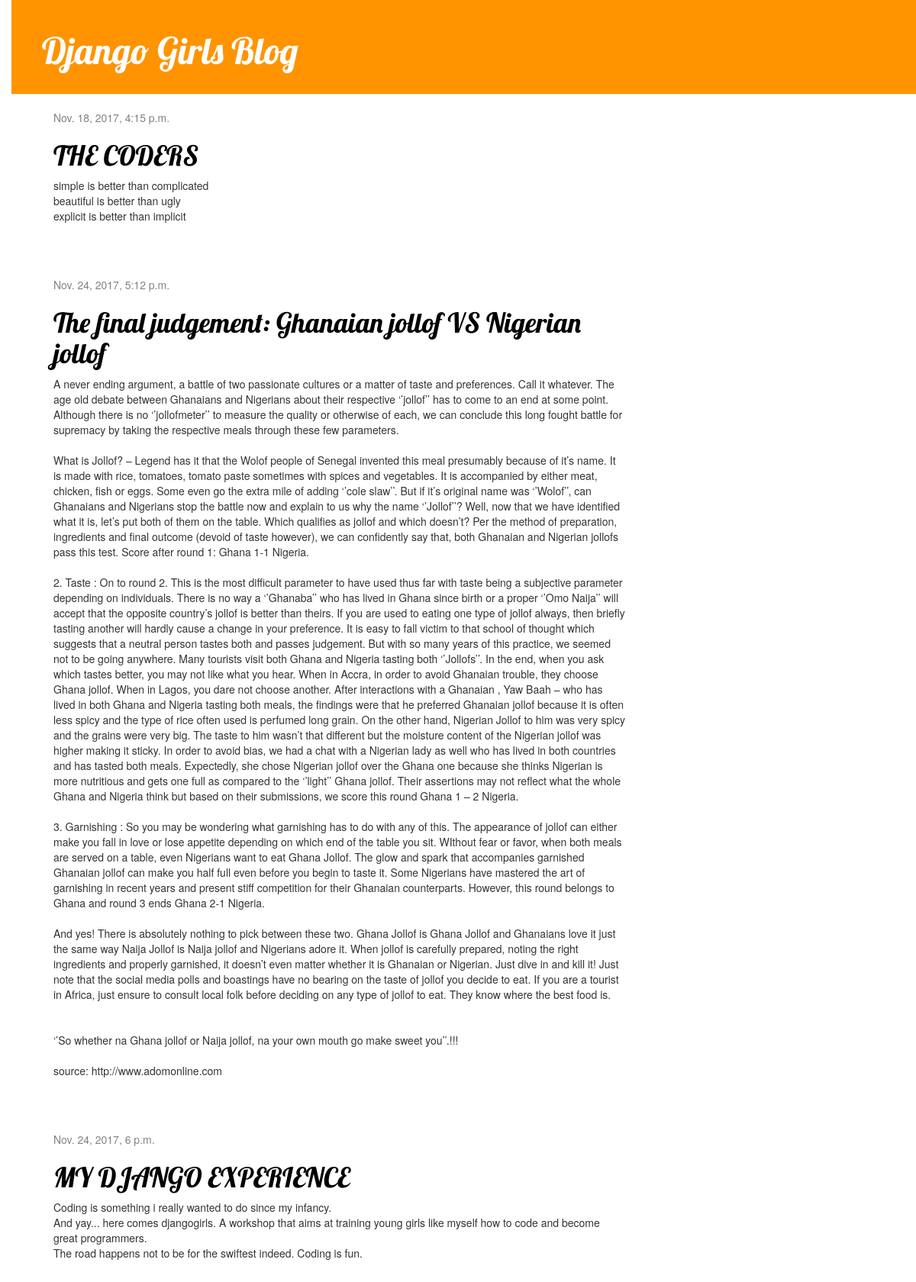
The page / on the database its author committed.
### blog/models.py (models this page shows, shortened)
class Post(models.Model):
	author = models.ForeignKey('auth.User')
	title = models.CharField(max_length=200)
	text = models.TextField()
	created_date = models.DateTimeField(
			default=timezone.now)
	published_date = models.DateTimeField(
			blank=True, null=True)

### blog/views.py (the view)
# urls.py: url(r'^$', views.post_list, name='post_list'),
def post_list(request):
	posts = Post.objects.filter(published_date__lte=timezone.now()).order_by('published_date')
	return render(request, 'blog/post_list.html', {'posts': posts})

### blog/templates/blog/post_list.html
{% extends 'blog/base.html' %}
{% block content %}
	{% for post in posts %}
		<div class="post">
			<div class="date">
				{{ post.published_date }}
			</div>
			<h1><a href="{% url 'post_detail' pk=post.pk %}">{{ post.title }}</a></h1>
			<p>{{ post.text|linebreaksbr }}</p>
		</div>
	{% endfor %}
{% endblock %}

### blog/templates/blog/base.html (shortened to what this page needs)
{% load staticfiles %}
<html>
	<head>
		<link rel="stylesheet" href="//maxcdn.bootstrapcdn.com/bootstrap/3.2.0/css/bootstrap.min.css">
		<link rel="stylesheet" href="//maxcdn.bootstrapcdn.com/bootstrap/3.2.0/css/bootstrap-theme.min.css">
		<link rel="stylesheet" href="{% static 'css/blog.css' %}">
	</head>
	<body>
		<div class="page-header">
			<h1><a href="/">Django Girls Blog</a></h1>
		</div>
		<div class="content container">
			<div class="row">
				<div class="col-md-8">
					{% block content %}
					{% endblock %}
				</div>
			</div>
		</div>
	</body>
</html>

### blog/static/css/blog.css (style rules this page uses)
h1 a { color: #FCA205; font-family: 'Lobster'; }
body { padding-left: 15px; }
.page-header { background-color: #ff9400; margin-top: 0; padding: 20px 20px 20px 40px; }
.page-header h1, .page-header h1 a, .page-header h1 a:visited, .page-header h1 a:active { color: #ffffff; font-size: 36pt; text-decoration: none; }
.content { margin-left: 40px; }
h1, h2, h3, h4 { font-family: 'Lobster', cursive; }
.date { color: #828282; }
.post { margin-bottom: 70px; }
.post h1 a, .post h1 a:visited { color: #000000; }

### rows shown on the page
Post: published_date "Nov. 18, 2017, 4:15 p.m.", title "THE CODERS", text "simple is better than complicated beautiful is better than ugly explicit is better than implicit"
Post: published_date "Nov. 24, 2017, 5:12 p.m.", title "The final judgement: Ghanaian jollof VS Nigerian jollof", text "A never ending argument, a battle of two passionate cultures or a matter of taste and preferences. Call it whatever. The age old debate between Ghanaians and Nigerians about their respective ‘’jollof’’ has to come to an end at some point. Although there is no ‘’jollofmeter’’ to measure the quality or otherwise of each, we can conclude this long fought battle for supremacy by taking the respective meals through these few parameters. What is Jollof? – Legend has it that the Wolof people of Senegal invented this meal presumably because of it’s name. It is made with rice, tomatoes, tomato paste sometimes with spices and vegetables. It is accompanied by either meat, chicken, fish or eggs. Some…"
Post: published_date "Nov. 24, 2017, 6 p.m.", title "MY DJANGO EXPERIENCE", text "Coding is something i really wanted to do since my infancy. And yay... here comes djangogirls. A workshop that aims at training young girls like myself how to code and become great programmers. The road happens not to be for the swiftest indeed. Coding is fun."
